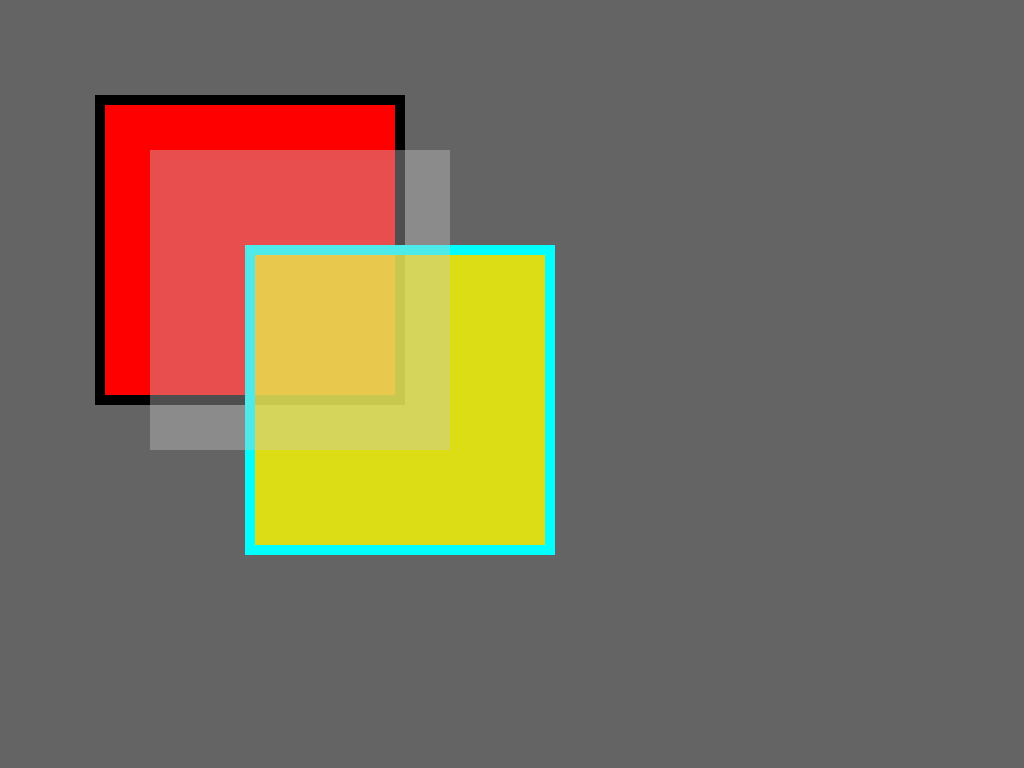
Frame 1 (no input)
Frame 60 (no input): identical to frame 1, image omitted
Frame 120 (the mouse pressed at the canvas centre since frame 60): identical to frame 1, image omitted

The p5.js sketch that drew this single still picture (run headless with seeded random() and noise() and a simulated clock; from frame 60 on, the mouse is pressed at the canvas centre):

// p5.js sketch
// ── sketch.js
function setup(){
  createCanvas(1024, 768);  // Creas un canvas y defines su tamaño (se ve en el html)
  background(100);          // ponemos el fondo con un solo valor nos dara una escala de grises (de 0, 255)
  strokeWeight(10);         // Definimos el espesor del trazo

  fill(255, 0, 0);          // Definmos el corlor para cualquier forma (rgb)
  rect(100, 100, 300, 300); // pintamos un rectangulo rect(x, y, width, height)

  stroke(0, 255, 255);      // definimos el color de trazo (rojo, verde, azul) rango: 0 - 255
  fill(255, 255, 0, 200);   // cambiamos el color de fondo, fon alpha (transparencia)
  rect(250, 250, 300, 300); // pintamos otro rectangulo

  fill(200, 100);
  stroke(25, 5, 0, 0, 100);
  rect(150, 150, 300, 300);
}

function draw(){
// :( no seas impaciencte.
}
